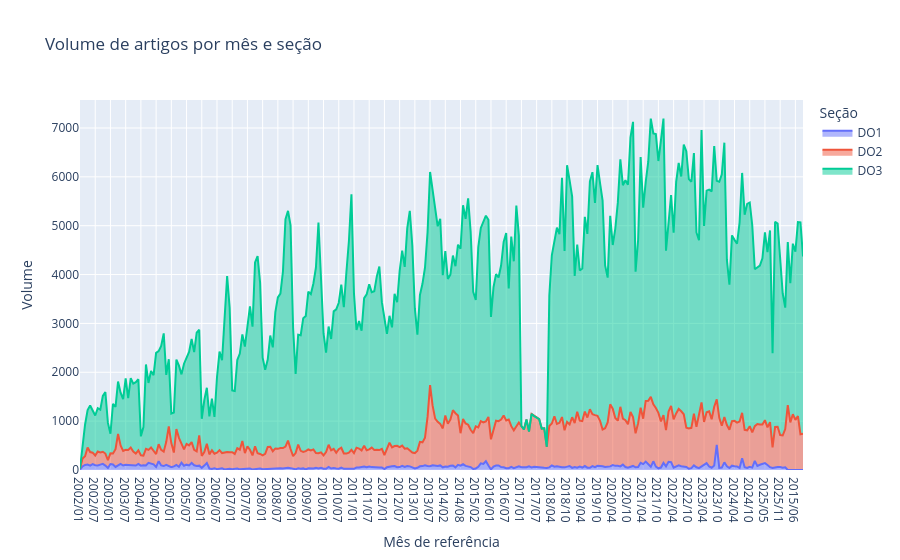

The notebook cell saved with this chart:
### Markdown cell above
São disponibilizados pela Base de Dados Abertos do DOU as publicações desde o ano de 2002 até o ano de 2026.

### Code cell
from plotly import express as px
import seaborn as sns
import matplotlib.pyplot as plt

fig = px.area(
    (
      df
      .group_by(pl.col('pubDate').dt.strftime('%Y/%m'), pl.col('pubName').str.head(3))
      .agg(pl.len())
      .sort('pubDate', 'pubName')
      .to_pandas()
    ),
    x='pubDate',
    y='len',
    color='pubName',
    title='Volume de artigos por mês e seção',
    labels={'len':'Volume', 'pubDate':'Mês de referência', 'pubName':'Seção'},
)
fig.show()

# plt.figure(figsize=(20,8))

# (
#     so.Plot(volume_por_ano.to_pandas(), 'pubDate', 'len', color='pubName').add(so.Area(alpha=.7), so.Stack())
# )

del fig

### Figure 1 — Plotly figure (JSON) as saved in the notebook; plotly's stock layout.template omitted (floating-point values rounded to 4 significant figures; data arrays with more than 128 entries replaced by an {"elided": "..."} marker saying what was removed)
{"data": [{"fillpattern": {"shape": ""}, "hovertemplate": "Seção=DO1<br>Mês de referência=%{x}<br>Volume=%{y}<extra></extra>", "legendgroup": "DO1", "line": {"color": "#636efa"}, "marker": {"symbol": "circle"}, "mode": "lines", "name": "DO1", "orientation": "v", "showlegend": true, "stackgroup": "1", "type": "scatter", "x": {"elided": "279 str values"}, "xaxis": "x", "y": {"elided": "279 int values"}, "yaxis": "y"}, {"fillpattern": {"shape": ""}, "hovertemplate": "Seção=DO2<br>Mês de referência=%{x}<br>Volume=%{y}<extra></extra>", "legendgroup": "DO2", "line": {"color": "#EF553B"}, "marker": {"symbol": "circle"}, "mode": "lines", "name": "DO2", "orientation": "v", "showlegend": true, "stackgroup": "1", "type": "scatter", "x": {"elided": "286 str values"}, "xaxis": "x", "y": {"elided": "286 int values"}, "yaxis": "y"}, {"fillpattern": {"shape": ""}, "hovertemplate": "Seção=DO3<br>Mês de referência=%{x}<br>Volume=%{y}<extra></extra>", "legendgroup": "DO3", "line": {"color": "#00cc96"}, "marker": {"symbol": "circle"}, "mode": "lines", "name": "DO3", "orientation": "v", "showlegend": true, "stackgroup": "1", "type": "scatter", "x": {"elided": "274 str values"}, "xaxis": "x", "y": {"elided": "274 int values"}, "yaxis": "y"}], "layout": {"legend": {"title": {"text": "Seção"}, "tracegroupgap": 0}, "title": {"text": "Volume de artigos por mês e seção"}, "xaxis": {"anchor": "y", "domain": [0, 1], "title": {"text": "Mês de referência"}}, "yaxis": {"anchor": "x", "domain": [0, 1], "title": {"text": "Volume"}}}}
